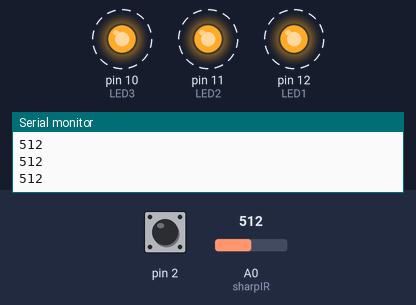
A sketch run on a simulated Arduino Uno, built with avr-gcc and run on an emulated ATmega328P. Parts: output pins drawn as LEDs (lit = HIGH), the last lines printed to the serial monitor. Dashed ring = blinking. Inputs (shaded band) come from the test bench; at power-on: pin 2 HIGH, A0 (sharpIR) = 512. Random numbers use the default seed unless the sketch sets one.

Above: at 1.27 s.
1.3 s: pin 2 pulled LOW for 0.25 s
At 1.37 s:
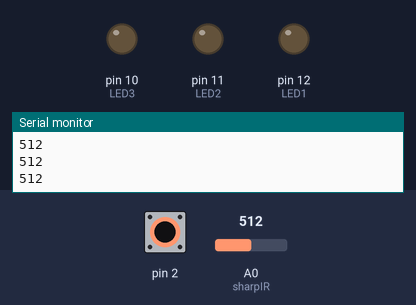
4.3 s: pin 2 pulled LOW for 1 s
At 4.54 s:
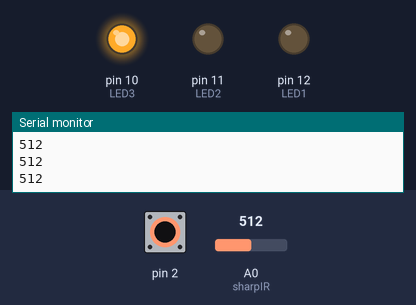
8.3 s: A0 (sharpIR) set to 716
At 9.6 s:
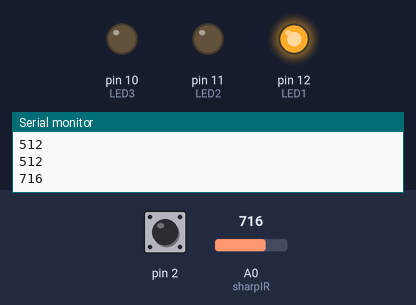
Timing chart, 0 to 11.3 s (numbered marks = the images above; inputs shaded):
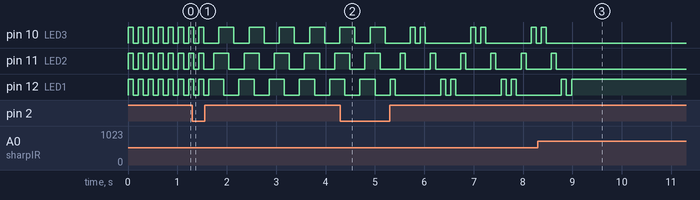

The sketch:

miniProject1Part2.ino
```cpp
/*
  Project 1 Code

  Part 2 of Mini-Project 1: Build Your Own Bike Light
  Uses an infrared distance senseor to modulate the delay between our lights turning on/off.

*/

// define each of the pins we are using for the LEDs
int  LED1 = 12;
int LED2 = 11;
int LED3 = 10;
int mode = 0;

unsigned long myTime;

// define pin for IR sensor
int sharpIR = A0;

// initialize starting values for our sensor and delay
int sensorValue = 0;
int dVal = 500;

void setup()
{
  // initialize digital pins as an outputs.
  pinMode(LED1, OUTPUT);
  pinMode(LED2, OUTPUT);
  pinMode(LED3, OUTPUT);
  // initialize digital pin as an input that is held high
  pinMode(2, INPUT_PULLUP);

  // initialize the start time
  myTime = millis();

  Serial.begin(9600);

  // enables interrupts to allow us to increment the mode whenever switch is pressed
  attachInterrupt(digitalPinToInterrupt(2), update_mode, RISING);
}

void loop() {
  sensorValue = analogRead(sharpIR);
  Serial.println(sensorValue);
  // LED behavior based on mode. The value of 614 tracks to a 3V reading on the analog pin, or (1024*3V)/5V, a value slightly larger than the maximum on the datasheet
  dVal = 614 - sensorValue;

  switch(mode) {
    case 0: // all on
      digitalWrite(LED1, HIGH);
      digitalWrite(LED2, HIGH);
      digitalWrite(LED3, HIGH);
      delay(dVal);
      digitalWrite(LED1, LOW);
      digitalWrite(LED2, LOW);
      digitalWrite(LED3, LOW);
      delay(dVal);
      break;
    case 1: // sequential on
      digitalWrite(LED1, HIGH);
      delay(dVal);
      digitalWrite(LED2, HIGH);
      delay(dVal);
      digitalWrite(LED3, HIGH);
      delay(dVal);
      digitalWrite(LED1, LOW);
      delay(dVal);
      digitalWrite(LED2, LOW);
      delay(dVal);
      digitalWrite(LED3, LOW);
      delay(dVal);
      break;
    case 2: // bounce
      digitalWrite(LED1, HIGH);
      delay(dVal);
      digitalWrite(LED1, LOW);
      delay(dVal);
      digitalWrite(LED2, HIGH);
      delay(dVal);
      digitalWrite(LED2, LOW);
      delay(dVal);
      digitalWrite(LED3, HIGH);
      delay(dVal);
      digitalWrite(LED3, LOW);
      delay(dVal);
      digitalWrite(LED3, HIGH);
      delay(dVal);
      digitalWrite(LED3, LOW);
      delay(dVal);
      digitalWrite(LED2, HIGH);
      delay(dVal);
      digitalWrite(LED2, LOW);
      delay(dVal);
      digitalWrite(LED1, HIGH);
      delay(dVal);
      digitalWrite(LED1, LOW);
      delay(dVal);
      break;
    case 3: // random on
      int randint = floor(random(10,13));
      digitalWrite(randint, HIGH);
      delay(dVal);
      digitalWrite(randint, LOW);
      delay(dVal);
      break;
    case 4: // all off
      digitalWrite(LED1, LOW);
      digitalWrite(LED2, LOW);
      digitalWrite(LED3, LOW);
      break;
  }
}

void update_mode() {
  // Increment mode based on switch. diff ensures the switch does not happen if the sensor reads a change withing one second of the last change
  unsigned long diff = millis()- myTime;
  if (diff > 1000) {
    mode+=1;
    mode = mode % 5;
    Serial.println(mode);
    myTime = millis();
  }

}
```
